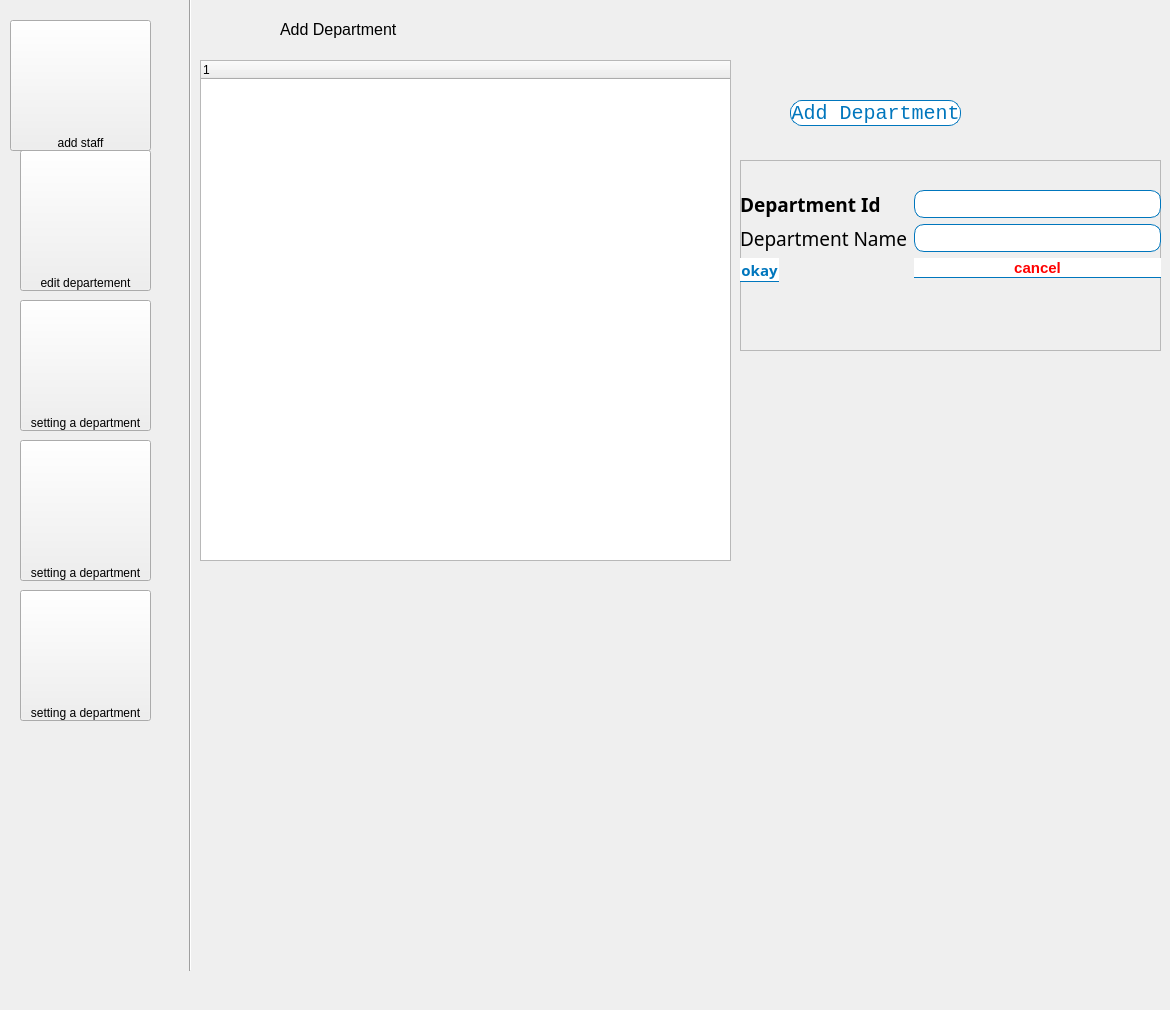
      <widget class="QWidget" name="adddepartment">
       <widget class="QLabel" name="label_2">
        <property name="geometry">
         <rect>
          <x>280</x>
          <y>-10</y>
          <width>158</width>
          <height>78</height>
         </rect>
        </property>
        <property name="font">
         <font>
          <pointsize>12</pointsize>
         </font>
        </property>
        <property name="text">
         <string>Add Department</string>
        </property>
        <property name="alignment">
         <set>Qt::AlignLeading|Qt::AlignLeft|Qt::AlignVCenter</set>
        </property>
        <property name="wordWrap">
         <bool>true</bool>
        </property>
       </widget>
       <widget class="QPushButton" name="pushButton_14">
        <property name="geometry">
         <rect>
          <x>20</x>
          <y>300</y>
          <width>131</width>
          <height>131</height>
         </rect>
        </property>
        <property name="styleSheet">
         <string notr="true">background:url(:/setting/setting.png);
background-repeat:no-repeat;
height:12px;
text-align:bottom;</string>
        </property>
        <property name="text">
         <string>setting a department</string>
        </property>
       </widget>
       <widget class="Line" name="line_3">
        <property name="geometry">
         <rect>
          <x>180</x>
          <y>-30</y>
          <width>21</width>
          <height>1001</height>
         </rect>
        </property>
        <property name="styleSheet">
         <string notr="true"/>
        </property>
        <property name="orientation">
         <enum>Qt::Vertical</enum>
        </property>
       </widget>
       <widget class="QPushButton" name="pushButton_15">
        <property name="geometry">
         <rect>
          <x>20</x>
          <y>150</y>
          <width>131</width>
          <height>141</height>
         </rect>
        </property>
        <property name="styleSheet">
         <string notr="true">background-image:url(:/edit/Edit.png);
background-repeat:no-repeat;
height:12px;
text-align:bottom;</string>
        </property>
        <property name="text">
         <string>edit departement</string>
        </property>
       </widget>
       <widget class="QPushButton" name="pushButton_16">
        <property name="geometry">
         <rect>
          <x>10</x>
          <y>20</y>
          <width>141</width>
          <height>131</height>
         </rect>
        </property>
        <property name="styleSheet">
         <string notr="true">background:url(:/staff/staff.png);
background-repeat:no-repeat;
height:12px;
text-align:bottom;</string>
        </property>
        <property name="text">
         <string>add staff</string>
        </property>
       </widget>
       <widget class="QPushButton" name="pushButton_38">
        <property name="geometry">
         <rect>
          <x>20</x>
          <y>440</y>
          <width>131</width>
          <height>141</height>
         </rect>
        </property>
        <property name="styleSheet">
         <string notr="true">background:url(:/del/delete.png);
background-repeat:no-repeat;
height:12px;
text-align:bottom;</string>
        </property>
        <property name="text">
         <string>setting a department</string>
        </property>
       </widget>
       <widget class="QPushButton" name="pushButton_39">
        <property name="geometry">
         <rect>
          <x>20</x>
          <y>590</y>
          <width>131</width>
          <height>131</height>
         </rect>
        </property>
        <property name="styleSheet">
         <string notr="true">background:url(:/act/Active.png);
background-repeat:no-repeat;
height:12px;
text-align:bottom;</string>
        </property>
        <property name="text">
         <string>setting a department</string>
        </property>
       </widget>
       <widget class="QTreeWidget" name="treeWidget">
        <property name="geometry">
         <rect>
          <x>200</x>
          <y>60</y>
          <width>531</width>
          <height>501</height>
         </rect>
        </property>
        <column>
         <property name="text">
          <string notr="true">1</string>
         </property>
        </column>
       </widget>
       <widget class="QFrame" name="frame_2">
        <property name="enabled">
         <bool>true</bool>
        </property>
        <property name="geometry">
         <rect>
          <x>740</x>
          <y>160</y>
          <width>421</width>
          <height>191</height>
         </rect>
        </property>
        <property name="styleSheet">
         <string notr="true"/>
        </property>
        <property name="frameShape">
         <enum>QFrame::StyledPanel</enum>
        </property>
        <property name="frameShadow">
         <enum>QFrame::Raised</enum>
        </property>
        <widget class="QWidget" name="formLayoutWidget_4">
         <property name="geometry">
          <rect>
           <x>0</x>
           <y>30</y>
           <width>421</width>
           <height>160</height>
          </rect>
         </property>
         <layout class="QFormLayout" name="formLayout_4">
          <property name="fieldGrowthPolicy">
           <enum>QFormLayout::AllNonFixedFieldsGrow</enum>
          </property>
          <item row="0" column="0">
           <widget class="QLabel" name="label_42">
            <property name="font">
             <font>
              <family>Yu Gothic UI Semibold</family>
              <pointsize>14</pointsize>
              <weight>75</weight>
              <bold>true</bold>
             </font>
            </property>
            <property name="text">
             <string>Department Id</string>
            </property>
           </widget>
          </item>
          <item row="0" column="1">
           <widget class="QLineEdit" name="lineEdit_15">
            <property name="minimumSize">
             <size>
              <width>20</width>
              <height>28</height>
             </size>
            </property>
            <property name="styleSheet">
             <string notr="true">border :1px solid #0076bd;
border-radius:10px;
</string>
            </property>
           </widget>
          </item>
          <item row="1" column="0">
           <widget class="QLabel" name="label_43">
            <property name="font">
             <font>
              <family>Yu Gothic UI Semibold</family>
              <pointsize>14</pointsize>
             </font>
            </property>
            <property name="text">
             <string>Department Name</string>
            </property>
           </widget>
          </item>
          <item row="1" column="1">
           <widget class="QLineEdit" name="lineEdit_3">
            <property name="minimumSize">
             <size>
              <width>20</width>
              <height>28</height>
             </size>
            </property>
            <property name="styleSheet">
             <string notr="true">border :1px solid #0076bd;
border-radius:10px;
</string>
            </property>
           </widget>
          </item>
          <item row="2" column="0">
           <widget class="QPushButton" name="dep_okbtn">
            <property name="font">
             <font>
              <family>Yu Gothic UI Semibold</family>
              <pointsize>11</pointsize>
              <weight>75</weight>
              <bold>true</bold>
             </font>
            </property>
            <property name="styleSheet">
             <string notr="true">background-color:#fff;
color:#0076bd;
border-top:1px solid #fff;
border-bottom:1px solid #0076bd;
padding-bottom:0px</string>
            </property>
            <property name="text">
             <string>okay</string>
            </property>
           </widget>
          </item>
          <item row="2" column="1">
           <widget class="QPushButton" name="cancel_depbtn">
            <property name="font">
             <font>
              <pointsize>11</pointsize>
              <weight>75</weight>
              <bold>true</bold>
             </font>
            </property>
            <property name="styleSheet">
             <string notr="true">background-color:#fff;
color:#ff0000;
border-top:1px solid #fff;
border-bottom:1px solid #0076bd;
padding-bottom:0px</string>
            </property>
            <property name="text">
             <string>cancel</string>
            </property>
           </widget>
          </item>
          <item row="3" column="0">
           <layout class="QHBoxLayout" name="horizontalLayout_17"/>
          </item>
         </layout>
        </widget>
       </widget>
       <widget class="QPushButton" name="okbtn_2">
        <property name="geometry">
         <rect>
          <x>790</x>
          <y>100</y>
          <width>171</width>
          <height>26</height>
         </rect>
        </property>
        <property name="styleSheet">
         <string notr="true">background-color:#fff;
color:#0076bd;
border: 1px solid #0076bd;
border-radius:12px;
font-family:monospace;
font-size:20px
</string>
        </property>
        <property name="text">
         <string>Add Department</string>
        </property>
       </widget>
      </widget>
